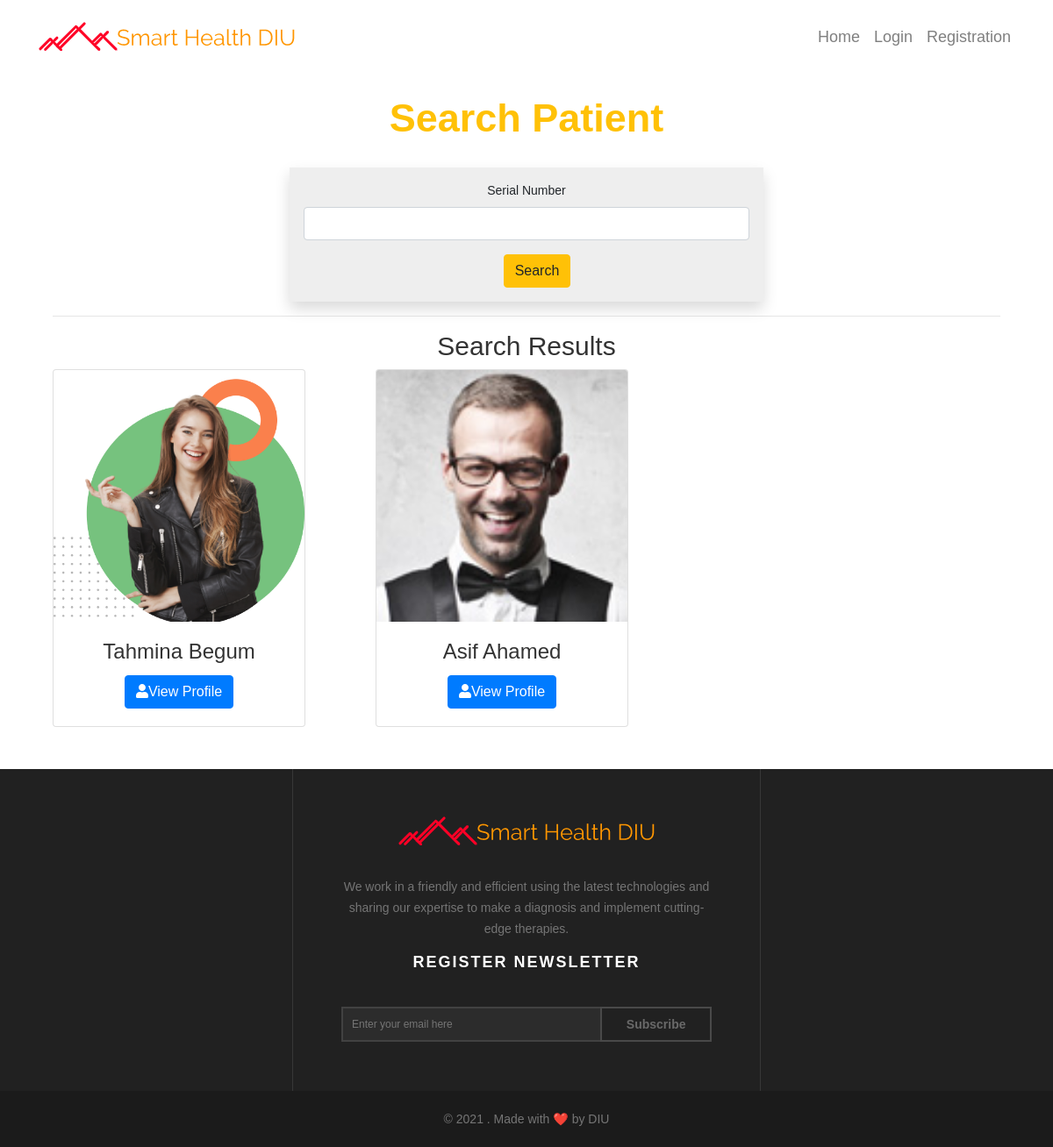
/search/patient, run on the app's committed database.
### users/models.py (models this page shows, shortened)
class User(AbstractUser):
    USER_TYPE_CHOICES = (
        (1, 'admin'),
        (2, 'doctor'),
        (3, 'patients'),
        (4, 'Manager'),
    )
    VERIFY_STATUS = (
        ('yes', 'yes'),
        ('no', 'no')
    )
    GENDER_CHOICES = (
        ('Male', 'Male'),
        ('Female', 'Female'),
    )
    BG_CHOICES = (
        ('O+', 'O+'),
        ('O-', 'O-'),
        ('A+', 'A+'),
        ('A-', 'A-'),
        ('B+', 'B+'),
        ('B-', 'B-'),
        ('AB+', 'AB+'),
        ('AB-', 'AB-'),
    )
    DESIGNATION_CHOICES = (
        ('Professor', 'Professor'),
	    ('Associate Professor', 'Associate Professor'),
	    ('Assistant Professor', 'Assistant Professor'),
        ('Consultant', 'Consultant'),
	    ('Registras', 'Registras'),
	    ('Assistant Registras', 'Assistant Registras'),
	    ('IMO', 'IMO'),
        ('EMO', 'EMO'),
        ('RMO', 'RMO'),
        ('HMO', 'HMO'),
        ('Other', 'Other')
    )
    username = None
    sn = models.CharField(verbose_name='Serial Number', max_length=12, unique=True, error_messages={'required': 'Your Name is Required'})
    pm_division = models.ForeignKey(Division, verbose_name='Division', related_name='pm_division', on_delete=models.DO_NOTHING, null=True, blank=True)
    pm_district = models.ForeignKey(District, verbose_name='District', related_name='pm_district', on_delete=models.DO_NOTHING, null=True, blank=True)
    pm_thana = models.ForeignKey(Thana, verbose_name='Thana', related_name='pm_thana', on_delete=models.DO_NOTHING, null=True, blank=True)
    ps_division = models.ForeignKey(Division, verbose_name='Division', related_name='ps_division', on_delete=models.DO_NOTHING, null=True, blank=True)
    ps_district = models.ForeignKey(District, verbose_name='District', related_name='ps_district', on_delete=models.DO_NOTHING, null=True, blank=True)
    ps_thana = models.ForeignKey(Thana, verbose_name='Thana', related_name='ps_thana', on_delete=models.DO_NOTHING, null=True, blank=True)
    pm_village = models.CharField(verbose_name='Village',max_length=50, null=True, blank=True)
    ps_village = models.CharField(verbose_name='Village',max_length=50, null=True, blank=True)
    pm_union = models.CharField(verbose_name='Union',max_length=50, null=True, blank=True)
    ps_union = models.CharField(verbose_name='Union',max_length=50, null=True, blank=True)
    pm_ward = models.CharField(verbose_name='Ward',max_length=50, null=True, blank=True)
    ps_ward = models.CharField(verbose_name='Ward',max_length=50, null=True, blank=True)
    birthday = models.DateField(null=True, blank=True)
    image = models.ImageField(default='default.jpg', upload_to='users', null=True, blank=True)
    verified = models.CharField(max_length=10, choices=VERIFY_STATUS, null=True, default='no')
    user_type = models.PositiveIntegerField(choices=USER_TYPE_CHOICES, default=3, blank=True, null=True)
    mobile = models.CharField(verbose_name='Mobile Number', max_length=11, blank=True)
    payment = models.CharField(verbose_name='Payment Number', max_length=11, null=True, blank=True)
    nid = models.CharField(verbose_name='National ID', max_length=10, blank=True, null=True)
    bma = models.CharField(verbose_name='BMA Code', max_length=20, blank=True, null=True)
    institute = models.CharField(verbose_name='Institute', max_length=100, blank=True, null=True)
    designation = models.CharField(verbose_name='Designation', max_length=50, choices=DESIGNATION_CHOICES, blank=True, null=True)
    specialist = models.ForeignKey(Speciality, verbose_name='Specialist', blank=True, null=True, on_delete=models.CASCADE)
    father_name = models.CharField(verbose_name='Father\'s name', max_length=25, null=True, blank=True)
    mother_name = models.CharField(verbose_name='Mother\'s name', max_length=25, null=True, blank=True)
    father_mobile = models.CharField(verbose_name='Father\'s Mobile', max_length=11, null=True, blank=True)
    mother_mobile = models.CharField(verbose_name='Mother\'s Mobile', max_length=11, null=True, blank=True)
    bg = models.CharField(verbose_name='Blood Group', max_length=11, choices=BG_CHOICES, null=True, blank=True)
    gender = models.CharField(verbose_name='Select Gender', max_length=11, choices=GENDER_CHOICES, null=True, blank=True)
    USERNAME_FIELD = 'sn'

### users/views.py (the view)
# urls.py: path('search/patient', searchpatient, name='search-patient'),
def searchpatient(request):
    patient = User.objects.filter(user_type=3)
    pFilter = PatientFilter(request.GET, queryset=patient)
    patient = pFilter.qs
    ctx = {
        'patient' : patient,
        'pFilter': pFilter,
        }
    return render(request, 'users/dashboard/search_patient.html', context=ctx)

### users/templates/users/dashboard/search_patient.html
{% extends 'users/dashboard/base.html' %}
{% load crispy_forms_tags %}
{% block content %}
    <div class="mx-auto my-4" style="width:90%">
        <h2 class="text-center text-warning">Search Patient</h2>
        <br>
            <form action="" method="get" class="w-50 mx-auto text-center p-3 shadow mb-2" style="background-color: #eee;">
                {{ pFilter.form|crispy }}
                <button type="submit" class="btn btn-warning ml-4">Search</button>
            </form>
        <hr>
        <h3 class="text-center text-priamry">Search Results</h3>
        <div class="row">
        {% for doc in patient %}
            <div class="col-md-4">
                <div class="row">
                    <div class="col-md-4 mb-4">
                        <div class="card card-shadow text-center" style="width: 18rem;">
                            <img style="height: 287px;" class="card-img-top" src="{{ doc.image.url }}" alt="Card image cap">
                            <div class="card-body">
                            <h4 class="card-title">{{ doc.first_name }} {{ doc.last_name }}</h4>
                            <a href="{% url 'patient-view' doc.id %}" class="btn btn-primary"><i class="fas fa-user"></i>View Profile</a>
                            </div>
                        </div>
                    </div>
                </div>
            </div>
        {% endfor %}
        </div>
    </div>
    {% endblock content %}

### users/static/dc/css/style.css (style rules this page uses)
* { margin: 0px; padding: 0px; }
body { background: #FFF; height: 100%; width: 100%; font-weight: normal; margin: 0px; padding: 0px; height: 100%; min-height: 100%; position: relative; font-size: 14px; font-family: 'Raleway', sans-serif; }
h1, h2, h3, h4, h5, h6 { font-weight: normal; color: #333333; }
h2 { font-size: 45px; font-weight: bold; }
h3 { font-size: 30px; }
h4 { font-size: 24px; }
a { -webkit-transition: all 0.4s ease-in-out; -moz-transition: all 0.4s ease-in-out; -o-transition: all 0.4s ease-in-out; -ms-transition: all 0.4s ease-in-out; transition: all 0.4s ease-in-out; text-decoration: none !important; }
img { -webkit-transition: 0.4s ease-in-out; -moz-transition: 0.4s ease-in-out; -ms-transition: 0.4s ease-in-out; -o-transition: 0.4s ease-in-out; transition: 0.4s ease-in-out; display: inline-block !important; }
a { text-decoration: none; color: #757575; }

### data on the page
User: image (picture), first_name "Tahmina", last_name "Begum"
User: image (placeholder picture), first_name "Asif", last_name "Ahamed"
